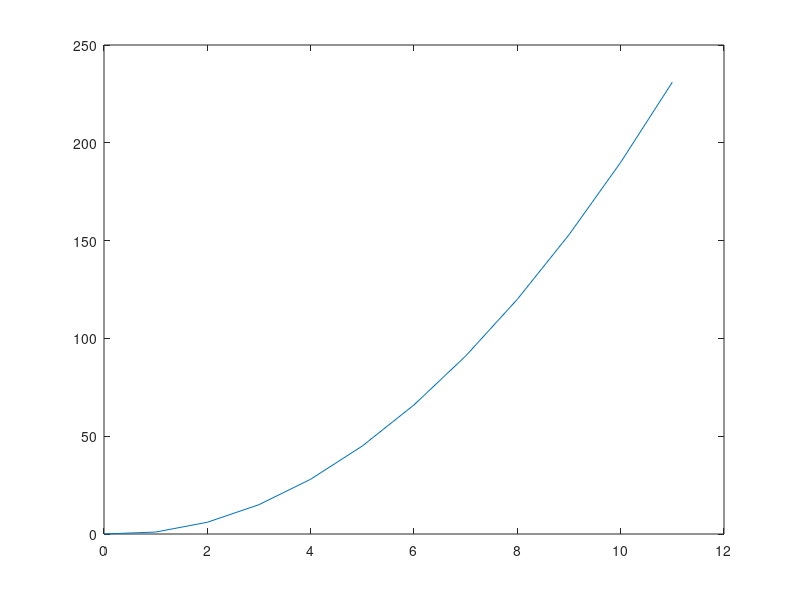

Write MATLAB code to recreate this figure.
clc 
clear

hexa = @(n) (2*n*(2*n-1))/2;
res = [];
for i= 0:11
  temporary = hexa(i);
  res = [res temporary];
end
display(res)
x = 0:11
plot(x, res)